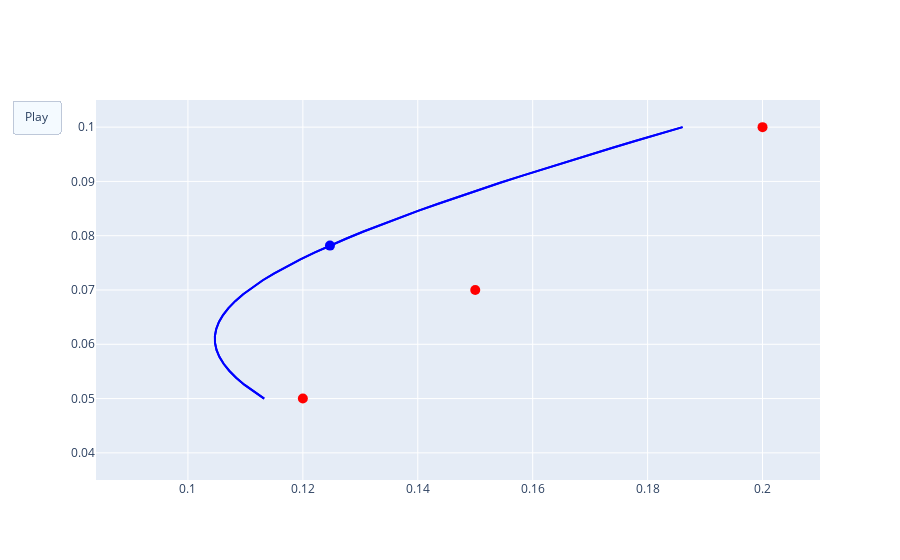

The code cell stored with this chart in its notebook:
### Code cell
# Animated version of picture above
stringFront = "<br>"
stringFront += "Asset 1: %{customdata[0]:.1%}<br>"
stringFront += "Asset 2: %{customdata[1]:.1%}<br>"
stringFront += "Asset 3: %{customdata[2]:.1%}<br>"
stringFront += "<extra></extra>"

stringTang = "<br>Tangency Portfolio:<br>"
stringTang += "Asset 1: %{customdata[0]:.1%}<br>"
stringTang += "Asset 2: %{customdata[1]:.1%}<br>"
stringTang += "Asset 3: %{customdata[2]:.1%}<br>"
stringTang += "Sharpe ratio: %{text:.4f}<br>"
stringTang += "<extra></extra>"

string = "<br>Year %[x:.0f}<br>"
string += "Asset 1: %{customdata[0]:.1%}<br>"
string += "Asset 2: %{customdata[1]:.1%}<br>"
string += "Asset 3: %{customdata[2]:.1%}<br>"
string += "Sharpe ratio: %{customdata[3]:.4f}<br>"
string += "<extra></extra>"


fig = go.Figure(
    data=[go.Scatter(x=sd_frontier, y=mn_frontier, mode="lines", customdata=wgts_frontier, hovertemplate=stringFront, marker=dict(size=10, color="blue")),
          go.Scatter(x=sd_frontier, y=mn_frontier, mode="lines", customdata=wgts_frontier, hovertemplate=stringFront, marker=dict(size=10, color="blue")),
          go.Scatter(x=[sdTang], y=[mnTang], mode="markers", text = [srTang], customdata=[wgts_tangency], hovertemplate=stringTang, marker=dict(size=10, color="blue"))   
          ]+ 
          [go.Scatter(x=[sds[k]], y=[mns[k]], mode="markers", hovertemplate="Asset "+str(k+1)+ "<extra></extra>",
            marker=dict(size=10, color="red")) for k in np.arange(len(mns))],
    layout=go.Layout(
        xaxis=dict(range=[0.7*sds.min(), 1.05*sds.max()], autorange=False, zeroline=False),
        yaxis=dict(range=[0.7*mns.min(), 1.05*mns.max()], autorange=False, zeroline=False),
        hovermode="closest",showlegend=False,
        updatemenus=[dict(type="buttons",
                          buttons=[dict(label="Play",
                                        method="animate",
                                        args=[None,{"frame": {"duration": 800, "redraw": False},"fromcurrent": True}]),
                                #    dict(label="Pause",
                                #         method="animate",
                                #         args=[None,{"frame": {"duration": 0, "redraw": False},"mode": "immediate","transition": {"duration": 0}}]) 
                                        ])]),
    frames=[go.Frame(
        data=[go.Scatter(x=[rets.loc[i,'sd_pret']],y=[rets.loc[i,'exp_pret']],mode="markers",hovertemplate="Year "+str(i) + "<extra></extra>",marker=dict(size=10, color="black")),
            ],
        layout=go.Layout(annotations=[go.layout.Annotation(x=sdTang, y=1.1*mnTang, xref="x", yref="y",
            text="Year " + str(i) +"<br>Sharpe ratio: " +str(np.round(rets.loc[i,'sharpe ratio'],4)),
            showarrow=False, )])) for i in rets.index]
)

fig.show()

### Figure 1 — Plotly figure (JSON) as saved in the notebook; plotly's stock layout.template omitted (floating-point values rounded to 4 significant figures)
{"data": [{"customdata": [[-0.1026, 0.8461, 0.2565], [-0.07919, 0.8171, 0.2621], [-0.05579, 0.7881, 0.2677], [-0.03238, 0.7591, 0.2733], [-0.008975, 0.7301, 0.2788], [0.01443, 0.7011, 0.2844], [0.03784, 0.6721, 0.29], [0.06124, 0.6431, 0.2956], [0.08465, 0.6142, 0.3012], [0.1081, 0.5852, 0.3068], [0.1315, 0.5562, 0.3124], [0.1549, 0.5272, 0.318], [0.1783, 0.4982, 0.3236], [0.2017, 0.4692, 0.3291], [0.2251, 0.4402, 0.3347], [0.2485, 0.4112, 0.3403], [0.2719, 0.3822, 0.3459], [0.2953, 0.3532, 0.3515], [0.3187, 0.3242, 0.3571], [0.3421, 0.2952, 0.3627], [0.3655, 0.2662, 0.3683], [0.3889, 0.2372, 0.3738], [0.4123, 0.2082, 0.3794], [0.4357, 0.1792, 0.385], [0.4591, 0.1502, 0.3906], [0.4825, 0.1213, 0.3962], [0.506, 0.09226, 0.4018], [0.5294, 0.06327, 0.4074], [0.5528, 0.03427, 0.413], [0.5762, 0.005279, 0.4186], [0.5996, -0.02372, 0.4241], [0.623, -0.05271, 0.4297], [0.6464, -0.0817, 0.4353], [0.6698, -0.1107, 0.4409], [0.6932, -0.1397, 0.4465], [0.7166, -0.1687, 0.4521], [0.74, -0.1977, 0.4577], [0.7634, -0.2267, 0.4633], [0.7868, -0.2557, 0.4688], [0.8102, -0.2847, 0.4744]], "hovertemplate": "<br>Asset 1: %{customdata[0]:.1%}<br>Asset 2: %{customdata[1]:.1%}<br>Asset 3: %{customdata[2]:.1%}<br><extra></extra>", "marker": {"color": "blue", "size": 10}, "mode": "lines", "type": "scatter", "x": [0.1133, 0.1114, 0.1098, 0.1084, 0.1072, 0.1062, 0.1055, 0.105, 0.1047, 0.1047, 0.1049, 0.1054, 0.1061, 0.107, 0.1082, 0.1096, 0.1112, 0.113, 0.115, 0.1172, 0.1196, 0.1221, 0.1248, 0.1276, 0.1306, 0.1336, 0.1368, 0.1402, 0.1436, 0.1471, 0.1507, 0.1543, 0.1581, 0.1619, 0.1658, 0.1698, 0.1738, 0.1778, 0.1819, 0.1861], "y": [0.05, 0.05128, 0.05256, 0.05385, 0.05513, 0.05641, 0.05769, 0.05897, 0.06026, 0.06154, 0.06282, 0.0641, 0.06538, 0.06667, 0.06795, 0.06923, 0.07051, 0.07179, 0.07308, 0.07436, 0.07564, 0.07692, 0.07821, 0.07949, 0.08077, 0.08205, 0.08333, 0.08462, 0.0859, 0.08718, 0.08846, 0.08974, 0.09103, 0.09231, 0.09359, 0.09487, 0.09615, 0.09744, 0.09872, 0.1]}, {"customdata": [[-0.1026, 0.8461, 0.2565], [-0.07919, 0.8171, 0.2621], [-0.05579, 0.7881, 0.2677], [-0.03238, 0.7591, 0.2733], [-0.008975, 0.7301, 0.2788], [0.01443, 0.7011, 0.2844], [0.03784, 0.6721, 0.29], [0.06124, 0.6431, 0.2956], [0.08465, 0.6142, 0.3012], [0.1081, 0.5852, 0.3068], [0.1315, 0.5562, 0.3124], [0.1549, 0.5272, 0.318], [0.1783, 0.4982, 0.3236], [0.2017, 0.4692, 0.3291], [0.2251, 0.4402, 0.3347], [0.2485, 0.4112, 0.3403], [0.2719, 0.3822, 0.3459], [0.2953, 0.3532, 0.3515], [0.3187, 0.3242, 0.3571], [0.3421, 0.2952, 0.3627], [0.3655, 0.2662, 0.3683], [0.3889, 0.2372, 0.3738], [0.4123, 0.2082, 0.3794], [0.4357, 0.1792, 0.385], [0.4591, 0.1502, 0.3906], [0.4825, 0.1213, 0.3962], [0.506, 0.09226, 0.4018], [0.5294, 0.06327, 0.4074], [0.5528, 0.03427, 0.413], [0.5762, 0.005279, 0.4186], [0.5996, -0.02372, 0.4241], [0.623, -0.05271, 0.4297], [0.6464, -0.0817, 0.4353], [0.6698, -0.1107, 0.4409], [0.6932, -0.1397, 0.4465], [0.7166, -0.1687, 0.4521], [0.74, -0.1977, 0.4577], [0.7634, -0.2267, 0.4633], [0.7868, -0.2557, 0.4688], [0.8102, -0.2847, 0.4744]], "hovertemplate": "<br>Asset 1: %{customdata[0]:.1%}<br>Asset 2: %{customdata[1]:.1%}<br>Asset 3: %{customdata[2]:.1%}<br><extra></extra>", "marker": {"color": "blue", "size": 10}, "mode": "lines", "type": "scatter", "x": [0.1133, 0.1114, 0.1098, 0.1084, 0.1072, 0.1062, 0.1055, 0.105, 0.1047, 0.1047, 0.1049, 0.1054, 0.1061, 0.107, 0.1082, 0.1096, 0.1112, 0.113, 0.115, 0.1172, 0.1196, 0.1221, 0.1248, 0.1276, 0.1306, 0.1336, 0.1368, 0.1402, 0.1436, 0.1471, 0.1507, 0.1543, 0.1581, 0.1619, 0.1658, 0.1698, 0.1738, 0.1778, 0.1819, 0.1861], "y": [0.05, 0.05128, 0.05256, 0.05385, 0.05513, 0.05641, 0.05769, 0.05897, 0.06026, 0.06154, 0.06282, 0.0641, 0.06538, 0.06667, 0.06795, 0.06923, 0.07051, 0.07179, 0.07308, 0.07436, 0.07564, 0.07692, 0.07821, 0.07949, 0.08077, 0.08205, 0.08333, 0.08462, 0.0859, 0.08718, 0.08846, 0.08974, 0.09103, 0.09231, 0.09359, 0.09487, 0.09615, 0.09744, 0.09872, 0.1]}, {"customdata": [[0.4118, 0.2089, 0.3793]], "hovertemplate": "<br>Tangency Portfolio:<br>Asset 1: %{customdata[0]:.1%}<br>Asset 2: %{customdata[1]:.1%}<br>Asset 3: %{customdata[2]:.1%}<br>Sharpe ratio: %{text:.4f}<br><extra></extra>", "marker": {"color": "blue", "size": 10}, "mode": "markers", "text": ["0.4664593502083814"], "type": "scatter", "x": [0.1247], "y": [0.07818]}, {"hovertemplate": "Asset 1<extra></extra>", "marker": {"color": "red", "size": 10}, "mode": "markers", "type": "scatter", "x": [0.2], "y": [0.1]}, {"hovertemplate": "Asset 2<extra></extra>", "marker": {"color": "red", "size": 10}, "mode": "markers", "type": "scatter", "x": [0.12], "y": [0.05]}, {"hovertemplate": "Asset 3<extra></extra>", "marker": {"color": "red", "size": 10}, "mode": "markers", "type": "scatter", "x": [0.15], "y": [0.07]}], "layout": {"hovermode": "closest", "showlegend": false, "updatemenus": [{"buttons": [{"args": [null, {"frame": {"duration": 800, "redraw": false}, "fromcurrent": true}], "label": "Play", "method": "animate"}], "type": "buttons"}], "xaxis": {"autorange": false, "range": [0.084, 0.21], "zeroline": false}, "yaxis": {"autorange": false, "range": [0.035, 0.105], "zeroline": false}}}
